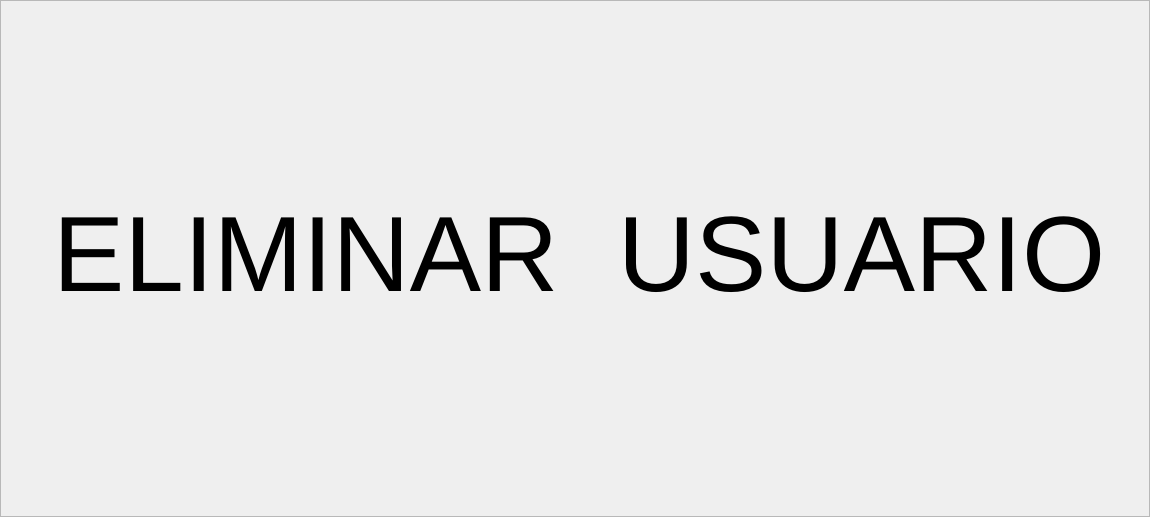
<?xml version="1.0" encoding="UTF-8"?>
<ui version="4.0">
 <class>Form</class>
 <widget class="QWidget" name="Form">
  <property name="geometry">
   <rect>
    <x>0</x>
    <y>0</y>
    <width>1150</width>
    <height>517</height>
   </rect>
  </property>
  <property name="windowTitle">
   <string>Form</string>
  </property>
  <layout class="QHBoxLayout" name="horizontalLayout">
   <property name="leftMargin">
    <number>0</number>
   </property>
   <property name="topMargin">
    <number>0</number>
   </property>
   <property name="rightMargin">
    <number>0</number>
   </property>
   <property name="bottomMargin">
    <number>0</number>
   </property>
   <item>
    <widget class="QFrame" name="screen">
     <property name="sizePolicy">
      <sizepolicy hsizetype="Expanding" vsizetype="Expanding">
       <horstretch>0</horstretch>
       <verstretch>0</verstretch>
      </sizepolicy>
     </property>
     <property name="frameShape">
      <enum>QFrame::StyledPanel</enum>
     </property>
     <property name="frameShadow">
      <enum>QFrame::Raised</enum>
     </property>
     <layout class="QVBoxLayout" name="verticalLayout">
      <property name="topMargin">
       <number>0</number>
      </property>
      <property name="rightMargin">
       <number>0</number>
      </property>
      <item alignment="Qt::AlignHCenter">
       <widget class="QLabel" name="label">
        <property name="font">
         <font>
          <pointsize>80</pointsize>
         </font>
        </property>
        <property name="text">
         <string>ELIMINAR  USUARIO</string>
        </property>
       </widget>
      </item>
     </layout>
    </widget>
   </item>
  </layout>
 </widget>
 <resources>
  <include location="../RecursosSTPUI.qrc"/>
 </resources>
 <connections/>
</ui>
